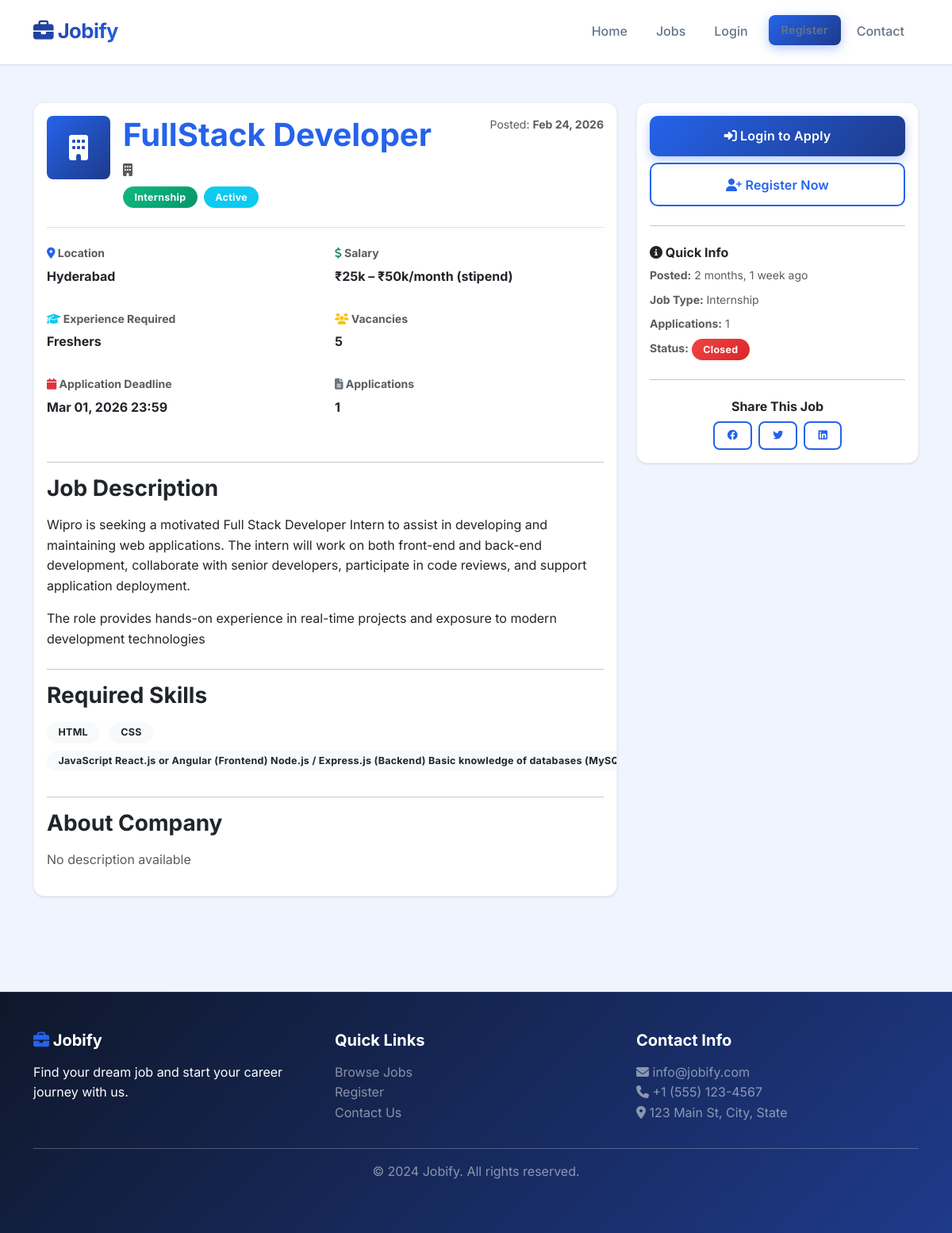
The page /jobs/4/ on the database its author committed.
### jobs/models.py (models this page shows, shortened)
class Job(models.Model):
    JOB_TYPE_CHOICES = (
        ('full_time', 'Full-time'),
        ('part_time', 'Part-time'),
        ('internship', 'Internship'),
        ('remote', 'Remote'),
        ('contract', 'Contract'),
    )
    employer = models.ForeignKey(
        CustomUser,
        on_delete=models.CASCADE,
        related_name='posted_jobs',
        limit_choices_to={'role': 'employer'}
    )
    title = models.CharField(max_length=200)
    description = models.TextField()
    required_skills = models.TextField(
        help_text="Enter skills separated by commas"
    )
    salary_min = models.DecimalField(
        max_digits=10,
        decimal_places=2,
        null=True,
        blank=True
    )
    salary_max = models.DecimalField(
        max_digits=10,
        decimal_places=2,
        null=True,
        blank=True
    )
    location = models.CharField(max_length=200)
    job_type = models.CharField(
        max_length=20,
        choices=JOB_TYPE_CHOICES,
        default='full_time'
    )
    experience_required = models.CharField(
        max_length=100,
        help_text="e.g., '2 years', 'Entry-level'"
    )
    application_deadline = models.DateTimeField()
    vacancies = models.IntegerField(default=1)
    is_active = models.BooleanField(default=True)
    created_at = models.DateTimeField(auto_now_add=True)
    updated_at = models.DateTimeField(auto_now=True)
    class Meta:
        db_table = 'job'
        ordering = ['-created_at']
        indexes = [
            models.Index(fields=['-created_at']),
            models.Index(fields=['is_active', '-created_at']),
        ]
    @property
    def salary_range(self):
        def format_amount(amount, is_stipend=False):
            amount = float(amount)
            if amount < 100000:
                formatted = f"{amount / 1000:g}k"
            else:
                formatted = f"{amount / 100000:g} Lakhs"
            return f"₹{formatted}"
        is_internship = self.job_type == 'internship'
        suffix = "/month (stipend)" if is_internship else " p.a."
        if self.salary_min and self.salary_max:
            return f"{format_amount(self.salary_min, is_internship)} – {format_amount(self.salary_max, is_internship)}{suffix}"
        elif self.salary_min:
            return f"{format_amount(self.salary_min, is_internship)}+{suffix}"
        elif self.salary_max:
            return f"Up to {format_amount(self.salary_max, is_internship)}{suffix}"
        return "Stipend on request" if is_internship else "Salary on request"
    @property
    def is_deadline_passed(self):
        return timezone.now() > self.application_deadline
    def get_required_skills_list(self):
        if self.required_skills:
            return [skill.strip() for skill in self.required_skills.split(',')]
        return []

### jobs/views.py (the view, shortened to what this page needs)
# urls.py: path('jobs/<int:pk>/', views.job_detail, name='job_detail'),
def job_detail(request, pk):
    job = get_object_or_404(
        Job.objects.select_related('employer'),
        pk=pk,
        is_active=True
    )
    user_applied = False
    required_skills = job.get_required_skills_list()
    context = {
        'job': job,
        'required_skills': required_skills,
        'user_applied': user_applied,
    }
    return render(request, 'jobs/job_detail.html', context)

### jobs/templates/jobs/job_detail.html (shortened to what this page needs)
{% extends 'jobs/base.html' %}
{% load static %}
{% load humanize %}
{% block content %}
<section class="job-detail-section py-5">
    <div class="container">
        <div class="row">
            <div class="col-lg-8 mb-4 mb-lg-0">
                <div class="card border-0 shadow-sm mb-4">
                    <div class="card-body">
                        <div class="d-flex gap-3 mb-4 pb-4 border-bottom">
                            {% if job.employer.employerprofile.company_logo %}
                            <img src="{{ job.employer.employerprofile.company_logo.url }}" alt="Company" class="rounded"
                                style="width: 80px; height: 80px; object-fit: cover;">
                            {% else %}
                            <div class="bg-primary text-white rounded d-flex align-items-center justify-content-center"
                                style="width: 80px; height: 80px;">
                                <i class="fas fa-building fa-2x"></i>
                            </div>
                            {% endif %}
                            <div class="flex-grow-1">
                                <h1 class="fw-bold text-primary mb-2">{{ job.title }}</h1>
                                <p class="text-muted mb-2">
                                    <i class="fas fa-building"></i>
                                </p>
                                <div class="d-flex gap-2 flex-wrap">
                                    <span class="badge bg-success">{{ job.get_job_type_display }}</span>
                                    <span class="badge bg-info">{{ job.status|default:"Active" }}</span>
                                </div>
                            </div>
                            <div class="text-md-end">
                                <p class="text-muted small">
                                    Posted: <strong>{{ job.created_at|date:"M d, Y" }}</strong>
                                </p>
                            </div>
                        </div>
                        <div class="row mb-4">
                            <div class="col-md-6 mb-3">
                                <h6 class="text-muted small fw-bold">
                                    <i class="fas fa-map-marker-alt text-primary"></i> Location
                                </h6>
                                <p class="fw-bold">{{ job.location }}</p>
                            </div>
                            <div class="col-md-6 mb-3">
                                <h6 class="text-muted small fw-bold">
                                    <i class="fas fa-dollar-sign text-success"></i> Salary
                                </h6>
                                <p class="fw-bold">{{ job.salary_range }}</p>
                            </div>
                            <div class="col-md-6 mb-3">
                                <h6 class="text-muted small fw-bold">
                                    <i class="fas fa-graduation-cap text-info"></i> Experience Required
                                </h6>
                                <p class="fw-bold">{{ job.experience_required }}</p>
                            </div>
                            <div class="col-md-6 mb-3">
                                <h6 class="text-muted small fw-bold">
                                    <i class="fas fa-users text-warning"></i> Vacancies
                                </h6>
                                <p class="fw-bold">{{ job.vacancies }}</p>
                            </div>
                            <div class="col-md-6 mb-3">
                                <h6 class="text-muted small fw-bold">
                                    <i class="fas fa-calendar text-danger"></i> Application Deadline
                                </h6>
                                <p class="fw-bold">{{ job.application_deadline|date:"M d, Y H:i" }}</p>
                            </div>
                            <div class="col-md-6 mb-3">
                                <h6 class="text-muted small fw-bold">
                                    <i class="fas fa-file-alt text-secondary"></i> Applications
                                </h6>
                                <p class="fw-bold">{{ job.applications.count }}</p>
                            </div>
                        </div>
                        <hr>
                        <h3 class="fw-bold mb-3">Job Description</h3>
                        <div class="job-description mb-4">
                            {{ job.description|linebreaks }}
                        </div>
                        <hr>
                        <h3 class="fw-bold mb-3">Required Skills</h3>
                        <div class="mb-4">
                            {% for skill in required_skills %}
                            <span class="badge bg-light text-dark me-2 mb-2">{{ skill }}</span>
                            {% endfor %}
                        </div>
                        <hr>
                        <h3 class="fw-bold mb-3">About Company</h3>
                        <p class="text-muted">
                            {{ job.employer.employerprofile.company_description|default:"No description available" }}
                        </p>
                    </div>
                </div>
            </div>
            <div class="col-lg-4">
                <div class="card border-0 shadow-sm sticky-top" style="top: 20px;">
                    <div class="card-body">
                        {% if user.is_authenticated %}
                        {% if user.role == 'job_seeker' %}
                        {% if not user_applied and not job.is_deadline_passed %}
                        <a href="{% url 'apply_job' job.pk %}" class="btn btn-primary btn-lg w-100 mb-3">
                            <i class="fas fa-paper-plane"></i> Apply Now
                        </a>
                        {% elif user_applied %}
                        <div class="alert alert-success mb-3" role="alert">
                            <i class="fas fa-check-circle"></i> You have already applied for this job
                        </div>
                        {% elif job.is_deadline_passed %}
                        <div class="alert alert-danger mb-3" role="alert">
                            <i class="fas fa-times-circle"></i> Application deadline has passed
                        </div>
                        {% endif %}
                        {% elif user.role == 'employer' %}
                        {% if job.employer == user %}
                        <a href="{% url 'job_applicants' job.pk %}" class="btn btn-info btn-lg w-100 mb-2">
                            <i class="fas fa-users"></i> View Applicants ({{ job.applications.count }})
                        </a>
                        <a href="{% url 'edit_job' job.pk %}" class="btn btn-warning btn-lg w-100 mb-2">
                            <i class="fas fa-edit"></i> Edit Job
                        </a>
                        <a href="{% url 'delete_job' job.pk %}" class="btn btn-danger btn-lg w-100">
                            <i class="fas fa-trash"></i> Delete Job
                        </a>
                        {% else %}
                        <p class="text-muted text-center">This is not your job posting</p>
                        {% endif %}
                        {% endif %}
                        {% else %}
                        <a href="{% url 'login' %}" class="btn btn-primary btn-lg w-100 mb-2">
                            <i class="fas fa-sign-in-alt"></i> Login to Apply
                        </a>
                        <a href="{% url 'job_seeker_register' %}" class="btn btn-outline-primary btn-lg w-100">
                            <i class="fas fa-user-plus"></i> Register Now
                        </a>
                        {% endif %}
                        <hr class="my-4">
                        <div class="mb-3">
                            <h6 class="fw-bold mb-2">
                                <i class="fas fa-info-circle"></i> Quick Info
                            </h6>
                            <ul class="list-unstyled small text-muted">
                                <li class="mb-2">
                                    <strong>Posted:</strong> {{ job.created_at|naturaltime }}
                                </li>
                                <li class="mb-2">
                                    <strong>Job Type:</strong> {{ job.get_job_type_display }}
                                </li>
                                <li class="mb-2">
                                    <strong>Applications:</strong> {{ job.applications.count }}
                                </li>
                                <li>
                                    <strong>Status:</strong>
                                    {% if job.is_deadline_passed %}
                                    <span class="badge bg-danger">Closed</span>
                                    {% elif job.is_active %}
                                    <span class="badge bg-success">Open</span>
                                    {% else %}
                                    <span class="badge bg-secondary">Inactive</span>
                                    {% endif %}
                                </li>
                            </ul>
                        </div>
                        <hr class="my-4">
                        <div class="text-center">
                            <h6 class="fw-bold mb-2">Share This Job</h6>
                            <div class="d-flex gap-2 justify-content-center">
                                <a href="https://www.facebook.com/share.php?u={{ request.build_absolute_uri }}"
                                    target="_blank" class="btn btn-sm btn-outline-primary" title="Share on Facebook">
                                    <i class="fab fa-facebook"></i>
                                </a>
                                <a href="https://twitter.com/intent/tweet?url={{ request.build_absolute_uri }}&text={{ job.title|urlencode }}"
                                    target="_blank" class="btn btn-sm btn-outline-primary" title="Share on Twitter">
                                    <i class="fab fa-twitter"></i>
                                </a>
                                <a href="https://www.linkedin.com/sharing/share-offsite/?url={{ request.build_absolute_uri }}"
                                    target="_blank" class="btn btn-sm btn-outline-primary" title="Share on LinkedIn">
                                    <i class="fab fa-linkedin"></i>
                                </a>
                            </div>
                        </div>
                    </div>
                </div>
            </div>
        </div>
    </div>
</section>
{% endblock %}

### rows shown on the page
Job: title "FullStack Developer", job_type "Internship", created_at "Feb 24, 2026", location "Hyderabad", salary_range "₹25k – ₹50k/month (stipend)", experience_required "Freshers", vacancies "5", application_deadline "Mar 01, 2026 23:59", applications.count "1", description "Wipro is seeking a motivated Full Stack Developer Intern to assist in developing and maintaining web applications. The intern will work on both front-end and back-end development, collaborate with senior developers, participate in code reviews, and support application deployment. The role provides hands-on experience in real-time projects and exposure to modern development technologies", employer.employerprofile.company_description "No description available", created_at "2 months, 1 week ago"

### other values the page prints
{{ job.status|default:"Active" }} "Active"
{{ skill }} "HTML" "CSS" "JavaScript React.js or Angular (Frontend) Node.js / Express.js (Backend) Basic knowledge of databases…"
